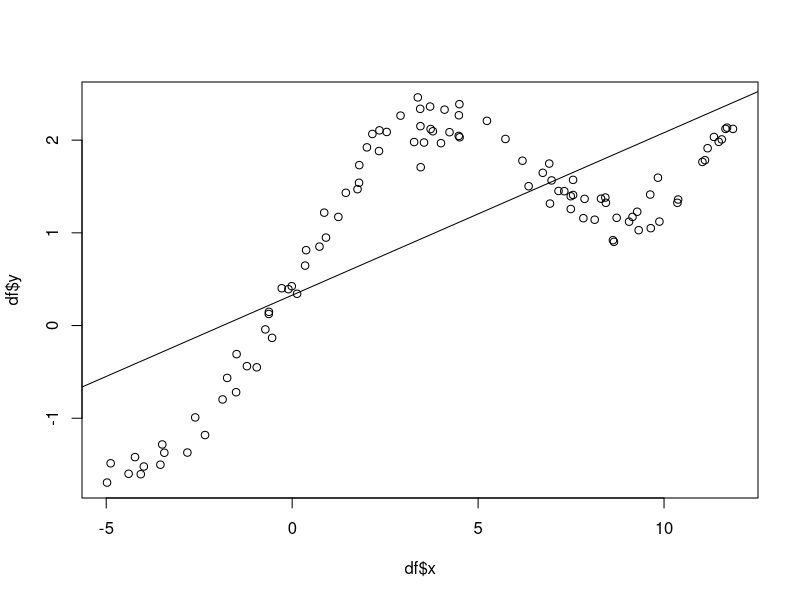
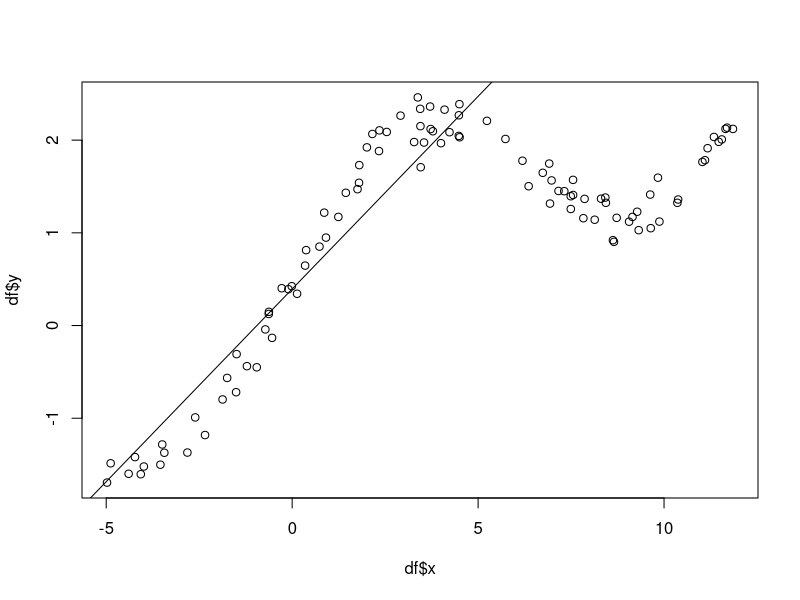
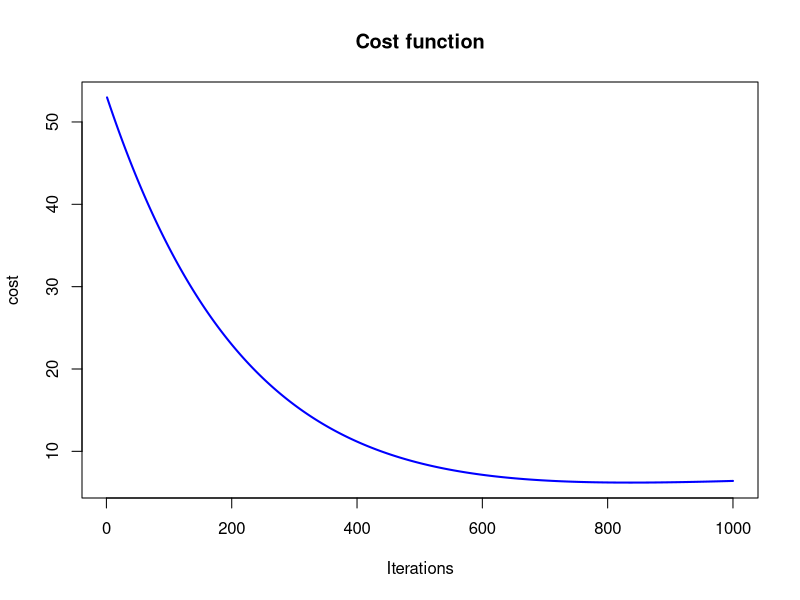

Here is the R script that generated these plots, in order:
# Computational Stats Assignment 2 Question 3
# Locally weighted linear regression
x_data <- read.delim("rx.dat", header = FALSE, sep="")
y_data <- read.delim("ry.dat", header = FALSE, sep="")
df = data.frame(y_data, x_data)
colnames(df) <- c("y", "x")

#Implementing a simple linear model
model_simple <- lm(y~x, data=df)
summary(model_simple)

#Plotting the data and line
plot(df$x, df$y)
abline(model_simple)

#Implementing a weighted linear model
model_weight <- lm(y~x, data=df, weights=exp((-df$x^2)/20))
summary(model_weight)

#Plotting the data and line
plot(df$x, df$y)
abline(model_weight)

### Solving simple least squares using gradient descent

#Cost Function
cost <- function(X, y, theta) {
  sum( (X %*% theta - y)^2 ) / (2*length(y) ) #*(exp(X*X/20)))
}

cost_weight <- function(X, y, theta) {
  sum( t(X %*% theta - y) %*% w %*% (X %*% theta - y) ) / (2*length(y) ) #*(exp(X*X/20)))
}

# learning rate and iteration limit
alpha <- 0.00005
num_iters <- 1000

# keep history
cost_history <- double(num_iters)
theta_history <- list(num_iters)

# initialize coefficients
theta <- matrix(c(0,0), nrow=2)

# add a column of 1's for the intercept coefficient
X <- cbind(1, x_data)
X <- data.matrix(X, rownames.force = NA)
y <- data.matrix(y_data, rownames.force = NA)

#Weight matrix
w = X %*% t(X)
w = diag(w)
w = diag(w)

# gradient descent
for (i in 1:num_iters) {
  error <- (X %*% theta - y)
  delta <- t(X) %*% error / length(y)
  theta <- theta - alpha * delta
  cost_history[i] <- cost_weight(X, y, theta)
  theta_history[[i]] <- theta
}

print(theta)

plot(cost_history, type='line', col='blue', lwd=2, main='Cost function', ylab='cost', xlab='Iterations')
